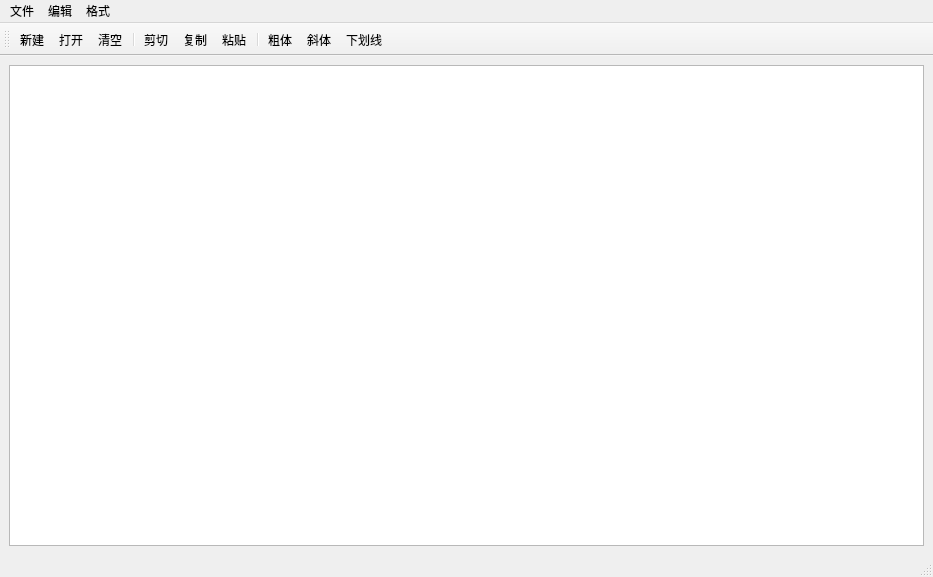
<?xml version="1.0" encoding="UTF-8"?>
<ui version="4.0">
 <class>MainWindow</class>
 <widget class="QMainWindow" name="MainWindow">
  <property name="geometry">
   <rect>
    <x>0</x>
    <y>0</y>
    <width>933</width>
    <height>577</height>
   </rect>
  </property>
  <property name="windowTitle">
   <string>混合UI设计</string>
  </property>
  <property name="windowIcon">
   <iconset resource="res.qrc">
    <normaloff>:/AppIcon.ico</normaloff>:/AppIcon.ico</iconset>
  </property>
  <widget class="QWidget" name="centralwidget">
   <layout class="QGridLayout" name="gridLayout">
    <item row="0" column="0">
     <widget class="QTextEdit" name="textEdit"/>
    </item>
   </layout>
  </widget>
  <widget class="QMenuBar" name="menubar">
   <property name="geometry">
    <rect>
     <x>0</x>
     <y>0</y>
     <width>933</width>
     <height>24</height>
    </rect>
   </property>
   <widget class="QMenu" name="menuFile">
    <property name="title">
     <string>文件</string>
    </property>
    <addaction name="actNew"/>
    <addaction name="actOpen"/>
    <addaction name="separator"/>
    <addaction name="actClose"/>
   </widget>
   <widget class="QMenu" name="menuEdit">
    <property name="title">
     <string>编辑</string>
    </property>
    <addaction name="actCut"/>
    <addaction name="actCopy"/>
    <addaction name="actPaste"/>
    <addaction name="separator"/>
    <addaction name="actClear"/>
   </widget>
   <widget class="QMenu" name="menuFormat">
    <property name="title">
     <string>格式</string>
    </property>
    <addaction name="actFontBold"/>
    <addaction name="actFontItalic"/>
    <addaction name="actFontUnderline"/>
    <addaction name="separator"/>
    <addaction name="actToolbarLab"/>
   </widget>
   <addaction name="menuFile"/>
   <addaction name="menuEdit"/>
   <addaction name="menuFormat"/>
  </widget>
  <widget class="QStatusBar" name="statusbar"/>
  <widget class="QToolBar" name="toolBar">
   <property name="windowTitle">
    <string>toolBar</string>
   </property>
   <attribute name="toolBarArea">
    <enum>TopToolBarArea</enum>
   </attribute>
   <attribute name="toolBarBreak">
    <bool>false</bool>
   </attribute>
   <addaction name="actNew"/>
   <addaction name="actOpen"/>
   <addaction name="actClear"/>
   <addaction name="separator"/>
   <addaction name="actCut"/>
   <addaction name="actCopy"/>
   <addaction name="actPaste"/>
   <addaction name="separator"/>
   <addaction name="actFontBold"/>
   <addaction name="actFontItalic"/>
   <addaction name="actFontUnderline"/>
  </widget>
  <action name="actCut">
   <property name="icon">
    <iconset resource="res.qrc">
     <normaloff>:/images/cut.bmp</normaloff>:/images/cut.bmp</iconset>
   </property>
   <property name="text">
    <string>剪切</string>
   </property>
   <property name="shortcut">
    <string>Ctrl+X</string>
   </property>
  </action>
  <action name="actCopy">
   <property name="icon">
    <iconset resource="res.qrc">
     <normaloff>:/images/copy.bmp</normaloff>:/images/copy.bmp</iconset>
   </property>
   <property name="text">
    <string>复制</string>
   </property>
   <property name="shortcut">
    <string>Ctrl+C</string>
   </property>
  </action>
  <action name="actPaste">
   <property name="icon">
    <iconset resource="res.qrc">
     <normaloff>:/images/paste.bmp</normaloff>:/images/paste.bmp</iconset>
   </property>
   <property name="text">
    <string>粘贴</string>
   </property>
   <property name="shortcut">
    <string>Ctrl+V</string>
   </property>
  </action>
  <action name="actFontBold">
   <property name="checkable">
    <bool>true</bool>
   </property>
   <property name="icon">
    <iconset resource="res.qrc">
     <normaloff>:/images/bld.bmp</normaloff>:/images/bld.bmp</iconset>
   </property>
   <property name="text">
    <string>粗体</string>
   </property>
  </action>
  <action name="actFontItalic">
   <property name="checkable">
    <bool>true</bool>
   </property>
   <property name="icon">
    <iconset resource="res.qrc">
     <normaloff>:/images/itl.bmp</normaloff>:/images/itl.bmp</iconset>
   </property>
   <property name="text">
    <string>斜体</string>
   </property>
  </action>
  <action name="actFontUnderline">
   <property name="checkable">
    <bool>true</bool>
   </property>
   <property name="icon">
    <iconset resource="res.qrc">
     <normaloff>:/images/under.bmp</normaloff>:/images/under.bmp</iconset>
   </property>
   <property name="text">
    <string>下划线</string>
   </property>
  </action>
  <action name="actClose">
   <property name="icon">
    <iconset resource="res.qrc">
     <normaloff>:/images/exit.bmp</normaloff>:/images/exit.bmp</iconset>
   </property>
   <property name="text">
    <string>退出</string>
   </property>
  </action>
  <action name="actOpen">
   <property name="icon">
    <iconset resource="res.qrc">
     <normaloff>:/images/open.bmp</normaloff>:/images/open.bmp</iconset>
   </property>
   <property name="text">
    <string>打开</string>
   </property>
   <property name="toolTip">
    <string>打开文件</string>
   </property>
   <property name="shortcut">
    <string>Ctrl+O</string>
   </property>
  </action>
  <action name="actClear">
   <property name="icon">
    <iconset resource="res.qrc">
     <normaloff>:/images/clear.bmp</normaloff>:/images/clear.bmp</iconset>
   </property>
   <property name="text">
    <string>清空</string>
   </property>
   <property name="toolTip">
    <string>清空内容</string>
   </property>
  </action>
  <action name="actToolbarLab">
   <property name="checkable">
    <bool>true</bool>
   </property>
   <property name="text">
    <string>显示工具栏文字标签</string>
   </property>
  </action>
  <action name="actNew">
   <property name="icon">
    <iconset resource="res.qrc">
     <normaloff>:/images/new.bmp</normaloff>:/images/new.bmp</iconset>
   </property>
   <property name="text">
    <string>新建</string>
   </property>
   <property name="shortcut">
    <string>Ctrl+N</string>
   </property>
  </action>
 </widget>
 <resources>
  <include location="res.qrc"/>
 </resources>
 <connections>
  <connection>
   <sender>actCut</sender>
   <signal>triggered()</signal>
   <receiver>textEdit</receiver>
   <slot>cut()</slot>
   <hints>
    <hint type="sourcelabel">
     <x>-1</x>
     <y>-1</y>
    </hint>
    <hint type="destinationlabel">
     <x>466</x>
     <y>308</y>
    </hint>
   </hints>
  </connection>
  <connection>
   <sender>actPaste</sender>
   <signal>triggered()</signal>
   <receiver>textEdit</receiver>
   <slot>paste()</slot>
   <hints>
    <hint type="sourcelabel">
     <x>-1</x>
     <y>-1</y>
    </hint>
    <hint type="destinationlabel">
     <x>466</x>
     <y>308</y>
    </hint>
   </hints>
  </connection>
  <connection>
   <sender>actCopy</sender>
   <signal>triggered()</signal>
   <receiver>textEdit</receiver>
   <slot>copy()</slot>
   <hints>
    <hint type="sourcelabel">
     <x>-1</x>
     <y>-1</y>
    </hint>
    <hint type="destinationlabel">
     <x>466</x>
     <y>308</y>
    </hint>
   </hints>
  </connection>
  <connection>
   <sender>actClear</sender>
   <signal>triggered()</signal>
   <receiver>textEdit</receiver>
   <slot>clear()</slot>
   <hints>
    <hint type="sourcelabel">
     <x>-1</x>
     <y>-1</y>
    </hint>
    <hint type="destinationlabel">
     <x>466</x>
     <y>308</y>
    </hint>
   </hints>
  </connection>
  <connection>
   <sender>actClose</sender>
   <signal>triggered()</signal>
   <receiver>MainWindow</receiver>
   <slot>close()</slot>
   <hints>
    <hint type="sourcelabel">
     <x>-1</x>
     <y>-1</y>
    </hint>
    <hint type="destinationlabel">
     <x>466</x>
     <y>288</y>
    </hint>
   </hints>
  </connection>
 </connections>
</ui>
